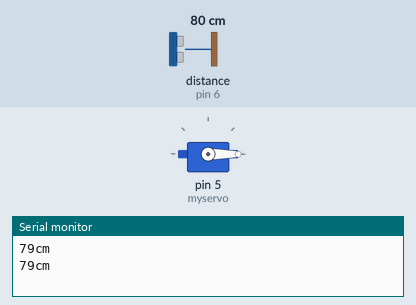
Simulated run of this sketch. Board: Arduino Uno, built with avr-gcc and run on an emulated ATmega328P. Shown: servo, the last lines printed to the serial monitor. Wiring (inferred from the names in the program): ultrasonic range finder: trigger pin 7; echo pin 6. Inputs (shaded band) come from the test bench; at power-on: distance to the obstacle (sensor on pin 6) 80 cm. The echo pulse lasts 58.3 µs per cm.

Above: at 1.8 s.
1.9 s: distance to the obstacle (sensor on pin 6) set to 2 cm
At 2.7 s:
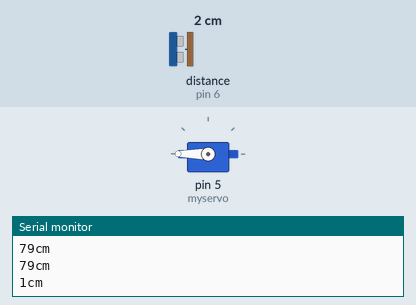
3.5 s: distance to the obstacle (sensor on pin 6) set to 18 cm
At 4.3 s:
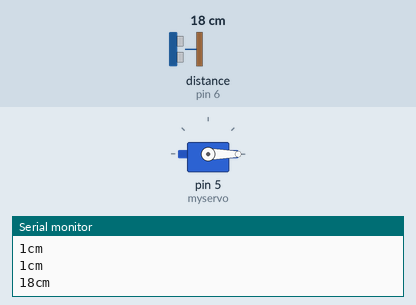
5.5 s: distance to the obstacle (sensor on pin 6) set to 4 cm
At 7.1 s:
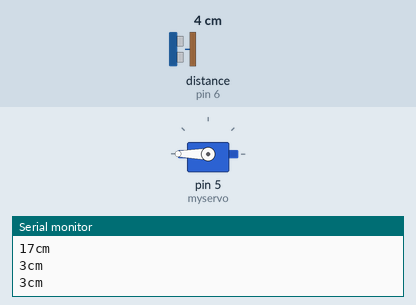
Timing chart, 0 to 8.6 s (numbered marks = the images above; inputs shaded):
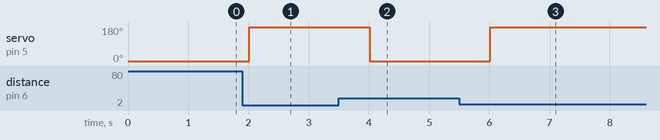

The sketch:

ard.ino
```cpp
#include <Servo.h>
Servo myservo;
#define trigo 7
#define echo 6
void setup() {
  // put your setup code here, to run once:
myservo.attach(5);  // attaches the servo on pin 9 to the servo object
myservo.write(0);
 pinMode(trigo,OUTPUT);
 pinMode(echo,INPUT);
 Serial.begin(9600);
}

void loop() {
  // put your main code here, to run repeatedly:
 long distance , duration;
  digitalWrite(trigo,LOW);
  delayMicroseconds(2);
  digitalWrite(trigo,HIGH);
  delayMicroseconds(10);
  digitalWrite(trigo,LOW);
  duration = pulseIn(echo,HIGH);
  distance = (duration/2) / 29.1;
  if (distance<10)
  {
    myservo.write(180);
  }
  else
  {
myservo.write(0);
  }
Serial.print(distance);
Serial.println("cm");
delay(1000);


}
```

Measured:
- after the input at 1.9 s, servo on pin 5 (myservo): 0° → 180° after 0.11 s
- after the input at 3.5 s, servo on pin 5 (myservo): 180° → 0° after 0.51 s
- after the input at 5.5 s, servo on pin 5 (myservo): 0° → 180° after 0.52 s
